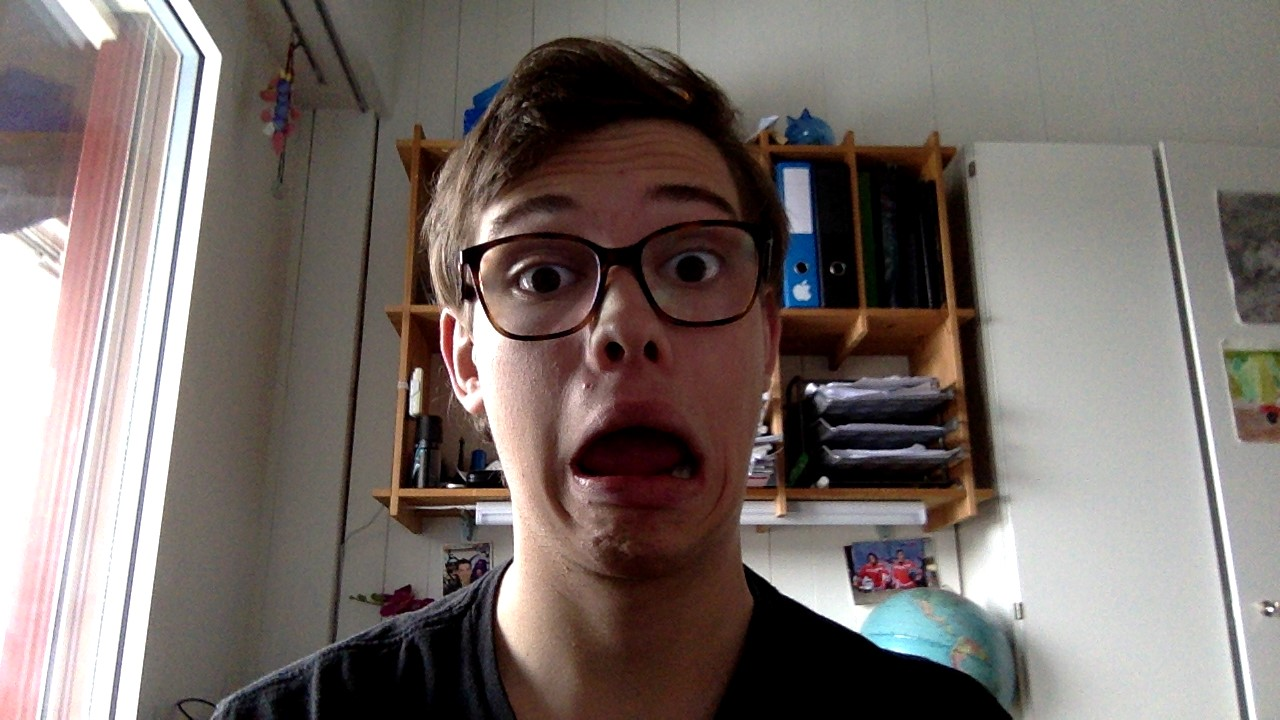
#> input picture experimenting/OpenCV/faceImg.jpg, 1280 x 720 px, given in place of the camera
$ python edge.py   (older library calls are emulated)
#> lines starting #> are read from the running program, lines starting #| are printed output that depends on the picture
import cv2
import numpy as np

cap = cv2.VideoCapture(0)

while True:
    rtn, frame = cap.read()
#> frame is the input picture: shape (720, 1280, 3); mean B, G, R 107.1, 111.4, 121.3
    frame = cv2.resize(frame,(0, 0), fx=0.5, fy=0.5)
#> frame: shape (360, 640, 3)

    laplacian = cv2.Laplacian(frame, cv2.CV_64F)
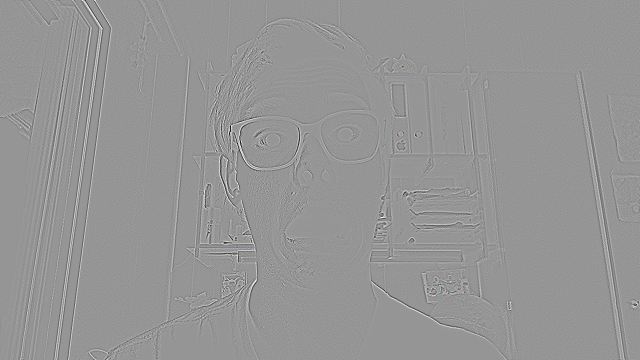
#> laplacian: shape (360, 640, 3) float64; mean B, G, R 0, 0, 0; drawn with min black and max white
    sobely = cv2.Sobel(frame, cv2.CV_64F, 1, 0, ksize=5)
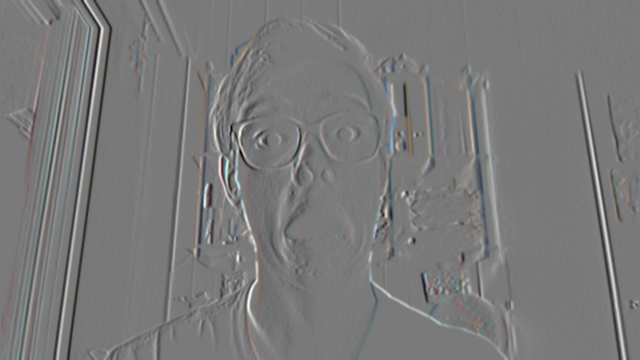
#> sobely: shape (360, 640, 3) float64; mean B, G, R -18.2, -16.1, -16.7; drawn with min black and max white
    sobelx = cv2.Sobel(frame, cv2.CV_64F, 0, 1, ksize=5)
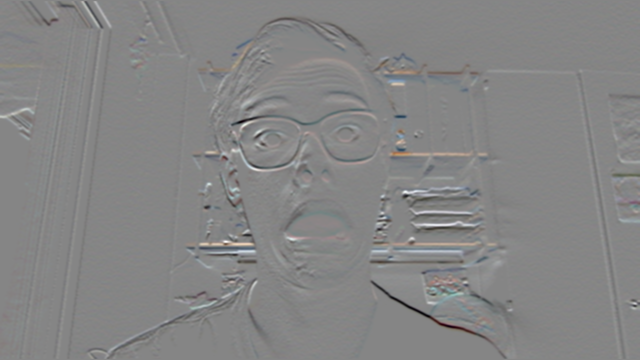
#> sobelx: shape (360, 640, 3) float64; mean B, G, R -18.1, -19.8, -17.2; drawn with min black and max white
    edges = cv2.Canny(frame, 200, 200)
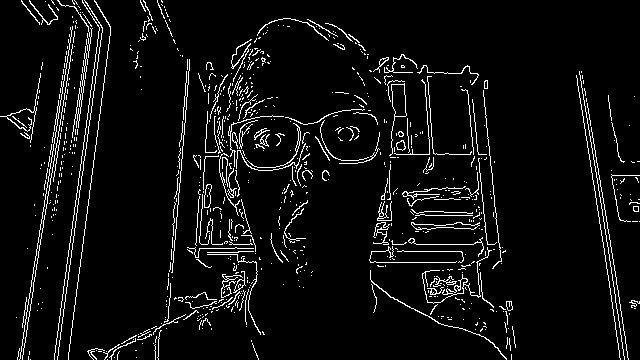
#> edges: shape (360, 640); 5.8% white in thin lines or dots

    #cv2.imshow('Original', frame)
    cv2.imshow('Laplacian', laplacian)
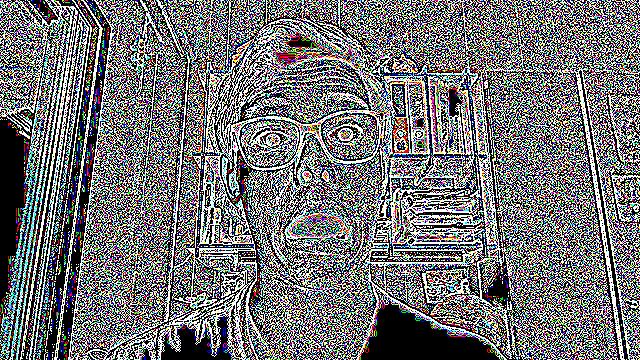
#> window 'Laplacian': shape (360, 640, 3); mean B, G, R 116.2, 114.9, 114.9
    cv2.imshow('Sobel x', sobelx)
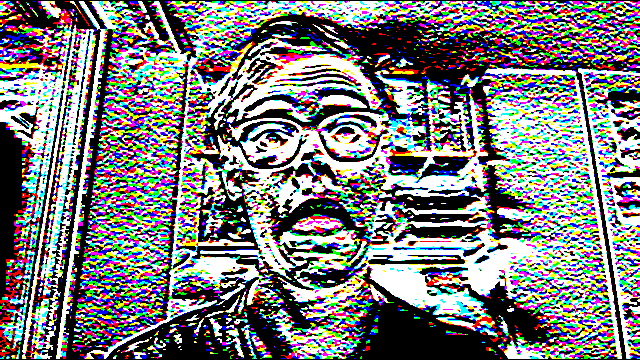
#> window 'Sobel x': shape (360, 640, 3); mean B, G, R 124.9, 123.7, 123.8
    cv2.imshow('Sobel y', sobely)
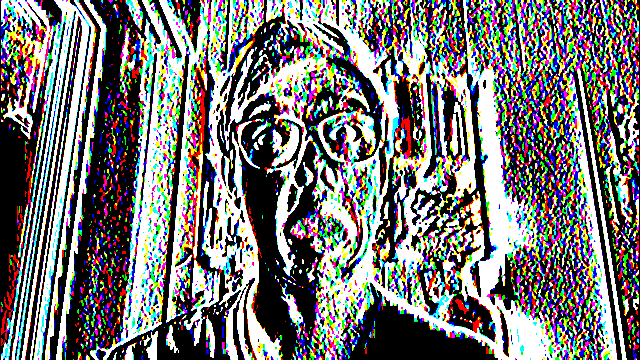
#> window 'Sobel y': shape (360, 640, 3); mean B, G, R 117.5, 118, 118.8
    cv2.imshow('Canny', edges)


    k = cv2.waitKey(5)
#> (key q is pressed here)
    if k == ord('q'):
        break
cv2.destroyAllWindows()
cv2.waitKey(1)
cap.release()
